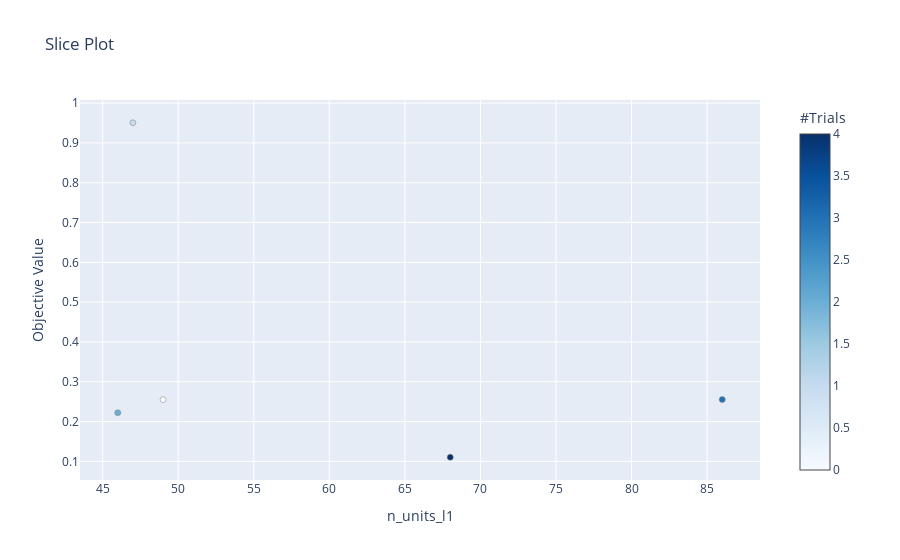

This figure's notebook cell:
### Code cell
optuna.visualization.plot_slice(study, ['n_units_l1'])

### Figure 1 — Plotly figure (JSON) as saved in the notebook; plotly's stock layout.template omitted (floating-point values rounded to 4 significant figures)
{"data": [{"marker": {"color": [0, 1, 2, 3, 4], "colorbar": {"title": {"text": "#Trials"}, "x": 1, "xpad": 40}, "colorscale": [[0, "rgb(247,251,255)"], [0.125, "rgb(222,235,247)"], [0.25, "rgb(198,219,239)"], [0.375, "rgb(158,202,225)"], [0.5, "rgb(107,174,214)"], [0.625, "rgb(66,146,198)"], [0.75, "rgb(33,113,181)"], [0.875, "rgb(8,81,156)"], [1, "rgb(8,48,107)"]], "line": {"color": "Grey", "width": 0.5}}, "mode": "markers", "showlegend": false, "type": "scatter", "x": [49, 47, 46, 86, 68], "y": [0.2551, 0.9507, 0.2222, 0.2553, 0.1104]}], "layout": {"title": {"text": "Slice Plot"}, "xaxis": {"title": {"text": "n_units_l1"}}, "yaxis": {"title": {"text": "Objective Value"}}}}
